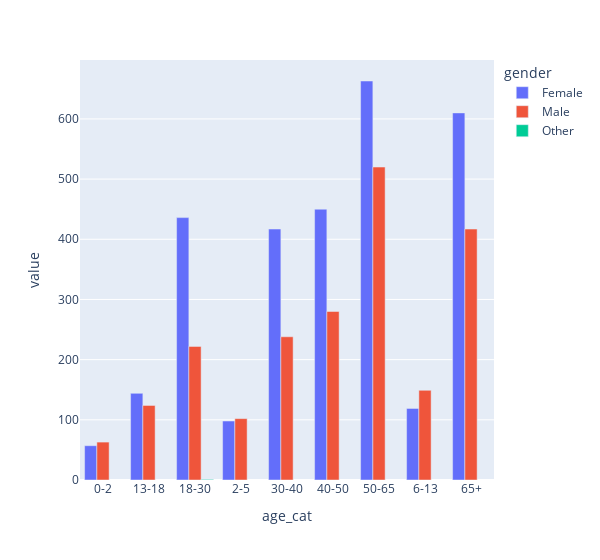

Write notebook code for a chart like this one.
### Code cell
fig = px.bar(pivot_age,barmode='group', width = 600)
fig.show()

### Figure 1 — Plotly figure (JSON) as saved in the notebook; plotly's stock layout.template omitted (floating-point values rounded to 4 significant figures)
{"data": [{"alignmentgroup": "True", "hovertemplate": "gender=Female<br>age_cat=%{x}<br>value=%{y}<extra></extra>", "legendgroup": "Female", "marker": {"color": "#636efa", "pattern": {"shape": ""}}, "name": "Female", "offsetgroup": "Female", "orientation": "v", "showlegend": true, "textposition": "auto", "type": "bar", "x": ["0-2", "13-18", "18-30", "2-5", "30-40", "40-50", "50-65", "6-13", "65+"], "xaxis": "x", "y": [57, 144, 436, 98, 417, 450, 663, 119, 610], "yaxis": "y"}, {"alignmentgroup": "True", "hovertemplate": "gender=Male<br>age_cat=%{x}<br>value=%{y}<extra></extra>", "legendgroup": "Male", "marker": {"color": "#EF553B", "pattern": {"shape": ""}}, "name": "Male", "offsetgroup": "Male", "orientation": "v", "showlegend": true, "textposition": "auto", "type": "bar", "x": ["0-2", "13-18", "18-30", "2-5", "30-40", "40-50", "50-65", "6-13", "65+"], "xaxis": "x", "y": [63, 124, 222, 102, 238, 280, 520, 149, 417], "yaxis": "y"}, {"alignmentgroup": "True", "hovertemplate": "gender=Other<br>age_cat=%{x}<br>value=%{y}<extra></extra>", "legendgroup": "Other", "marker": {"color": "#00cc96", "pattern": {"shape": ""}}, "name": "Other", "offsetgroup": "Other", "orientation": "v", "showlegend": true, "textposition": "auto", "type": "bar", "x": ["0-2", "13-18", "18-30", "2-5", "30-40", "40-50", "50-65", "6-13", "65+"], "xaxis": "x", "y": [null, null, 1, null, null, null, null, null, null], "yaxis": "y"}], "layout": {"barmode": "group", "legend": {"title": {"text": "gender"}, "tracegroupgap": 0}, "margin": {"t": 60}, "width": 600, "xaxis": {"anchor": "y", "domain": [0, 1], "title": {"text": "age_cat"}}, "yaxis": {"anchor": "x", "domain": [0, 1], "title": {"text": "value"}}}}
